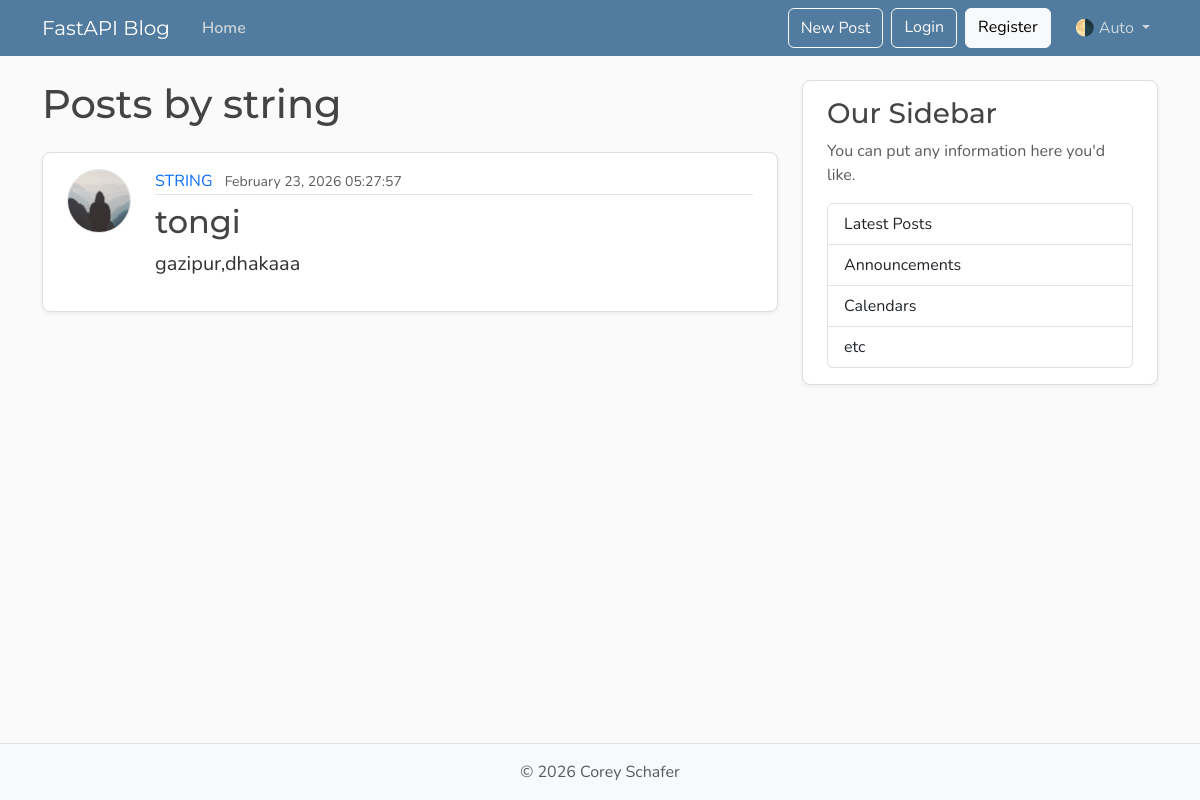
The page /users/1/posts on the database its author committed.
### models.py (models this page shows, shortened)
class  User(Base):
    __tablename__ = "users"
    id: Mapped[int] = mapped_column(Integer, primary_key=True, index=True)
    username: Mapped[str] = mapped_column(String(50), unique=True, nullable=False)
    email: Mapped[str] = mapped_column(String(120), unique=True, nullable=False)
    image_file: Mapped[str|None] = mapped_column(String(200), nullable=True, default=None)
    posts: Mapped[list[Post]] = relationship(back_populates="author", cascade="all, delete-orphan")

class Post(Base):
    __tablename__ = 'posts'
    id: Mapped[int] = mapped_column(Integer, primary_key=True, index=True)
    title: Mapped[str] = mapped_column(Integer, nullable=False)
    content: Mapped[str] = mapped_column(Text, nullable=False)
    user_id: Mapped[int] = mapped_column(ForeignKey("users.id"), nullable=False, index=True)
    date_posted: Mapped[datetime] = mapped_column(DateTime(timezone=True), default=lambda: datetime.now(UTC))
    author: Mapped[User] = relationship(back_populates="posts")

### main.py (the view)
@app.get("/users/{user_id}/posts", include_in_schema=False, name="user_posts_page")
async def user_posts_page(user_id: int, request: Request, db:  Annotated[AsyncSession, Depends(get_db)]):
    user = await db.execute( select(models.User).where(models.User.id == user_id) )
    user = user.scalars().first()
    if user:
        r = await db.execute( select(models.Post).options(selectinload(models.Post.author)).where(models.Post.user_id == user_id) )
        return templates.TemplateResponse(
            request, "user_posts.html", context= { "posts": r.scalars().all(), "user": user, "title": f"{user.username.upper()}'s Posts" }
        )
    else:
        raise HTTPException(status_code=status.HTTP_404_NOT_FOUND, detail= "User not found")

### templates/user_posts.html
{% extends "layout.html" %}
{% block content %}
    <h1 class="mb-4">Posts by {{user.username}}</h1>
  {% for post in posts %}
    <article class="content-section py-3 px-4 mb-4">
      <div class="d-flex align-items-start gap-4">
        <img class="rounded-circle article-img flex-shrink-0"
            src = "{{ post.author.image_path }}"
            alt="{{ post.author.username }}'s profile picture"
            width="64"
            height="64"
            loading="lazy">
        <div class="flex-grow-1">
          <div class="article-metadata mb-2">
            <a class="me-2"
                href="{{ url_for('user_posts_page', user_id=post.author.id if post.author else post.user_id) }}">
                {{ post.author.username.upper() }}</a>
            <small class="text-body-secondary">{{ post.date_posted.strftime("%B %d, %Y %H:%M:%S") }}</small>
          </div>
          <h2>
            <a class="article-title" href="{{ url_for('get_post_page', post_id=post.id) }}">{{ post.title }}</a>
          </h2>
          <p class="article-content">{{ post.content }}</p>
        </div>
      </div>
    </article>
    {% else %}
        <p class="text-body-secondary">No posts by this user yet...</p>
    {% endfor %}
{% endblock content %}

### static/css/main.css (style rules this page uses)
:root { --font-heading: "Montserrat", system-ui, -apple-system, BlinkMacSystemFont, sans-serif; --font-body: "Nunito", system-ui, -apple-system, BlinkMacSystemFont, sans-serif; --color-bg-body: #fafafa; --color-bg-content: #ffffff; --color-text-primary: #333333; --color-text-heading: #444444; --color-steel: #527c9f; --color-nav-link: #cbd5db; --color-nav-link-hover: #ffffff; --color-link-hover: #428bca; --color-border: #dddddd; --color-border-light: #e3e3e3; --spacing-xl: 5rem; --article-img-size: 4rem; --account-img-size: 7.813rem; }
body { font-family: var(--font-body); background: var(--color-bg-body); color: var(--color-text-primary); }
h1, h2, h3, h4, h5, h6 { font-family: var(--font-heading); color: var(--color-text-heading); }
a { text-decoration: none; }
.content-section { background: var(--color-bg-content); border: 1px solid var(--color-border); border-radius: 0.5rem; box-shadow: 0 2px 4px rgba(15, 23, 42, 0.05); transition: box-shadow 0.15s ease, transform 0.15s ease, border-color 0.15s ease; }
.article-title { color: var(--color-text-heading); transition: color 0.2s ease-in-out; }
.article-content { white-space: pre-line; font-size: 1.25rem; }
.article-img { height: var(--article-img-size); width: var(--article-img-size); flex-shrink: 0; object-fit: cover; border: 1px solid var(--color-border-light); box-shadow: 0 0 0 2px var(--color-bg-content); }
.article-metadata { padding-bottom: 0.063rem; border-bottom: 1px solid var(--color-border-light); }
.article-metadata a { transition: color 0.2s ease-in-out; }

### rows shown on the page
User: username "string"
Post: author.username "STRING", date_posted "February 23, 2026 05:27:57", title "tongi", content "gazipur,dhakaaa"
